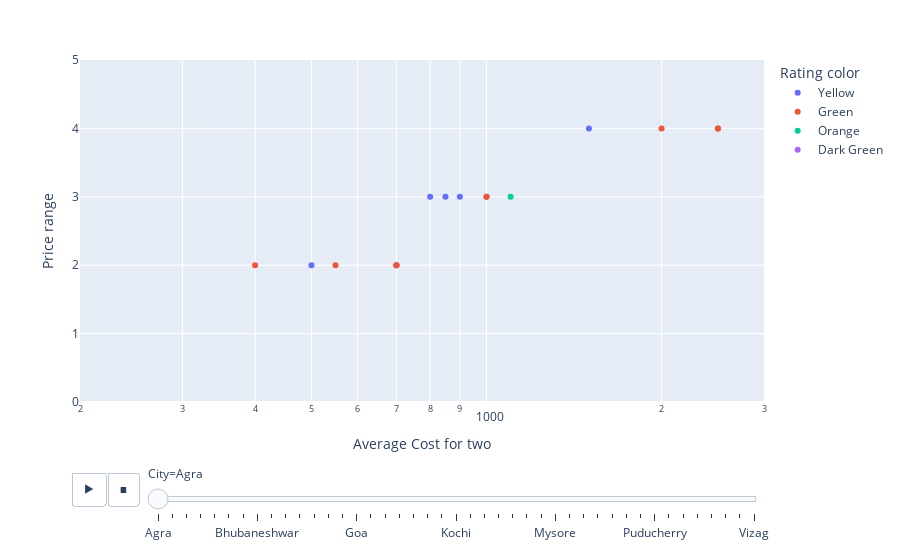

The notebook cell this image was saved under:
### Markdown cell above
# Price range vs avg cost vs cities of India:

### Code cell
df = px.data.gapminder()
N3=df2[(df2.Country == 'India')]
fig = px.scatter(N3, 
                 x="Average Cost for two", 
                 y="Price range", 
                 animation_frame="City", 
                 animation_group="Restaurant Name",
#                  size="pop",     
                 color="Rating color", 
                 hover_data=["City" ,"Restaurant Name"],
                 log_x=True, 
                 size_max=80, 
                 range_x=[200,3000], 
                 range_y=[0,5])

fig.show()

### Figure 1 — Plotly figure (JSON) as saved in the notebook; plotly's stock layout.template omitted (floating-point values rounded to 4 significant figures)
{"data": [{"customdata": [["Agra", "Jahanpanah"], ["Agra", "Rangrezz Restaurant"], ["Agra", "Time2Eat - Mama Chicken"], ["Agra", "G Thal"], ["Agra", "Dawat-e-Nawab - Radisson Blu"], ["Agra", "The Latitude - Radisson Blu"], ["Agra", "Bon Barbecue"], ["Agra", "Chapter 1 Cafe"], ["Agra", "Pind Balluchi"]], "hovertemplate": "Rating color=Yellow<br>City=%{customdata[0]}<br>Average Cost for two=%{x}<br>Price range=%{y}<br>Restaurant Name=%{customdata[1]}<extra></extra>", "ids": ["Jahanpanah", "Rangrezz Restaurant", "Time2Eat - Mama Chicken", "G Thal", "Dawat-e-Nawab - Radisson Blu", "The Latitude - Radisson Blu", "Bon Barbecue", "Chapter 1 Cafe", "Pind Balluchi"], "legendgroup": "Yellow", "marker": {"color": "#636efa", "symbol": "circle"}, "mode": "markers", "name": "Yellow", "orientation": "v", "showlegend": true, "type": "scatter", "x": [850, 700, 500, 800, 3600, 0, 1500, 0, 900], "xaxis": "x", "y": [3, 2, 2, 3, 4, 1, 4, 1, 3], "yaxis": "y"}, {"customdata": [["Agra", "Chokho Jeeman Marwari Jain Bhojanalya"], ["Agra", "Pinch Of Spice"], ["Agra", "MoMo Cafe"], ["Agra", "Peshawri - ITC Mughal"], ["Agra", "Taj Bano - ITC Mughal"], ["Agra", "Dasaprakash Restaurant"], ["Agra", "Pizza Hut"], ["Agra", "Tea'se Me - Rooftop Tea Boutique"], ["Agra", "Thaaliwala"]], "hovertemplate": "Rating color=Green<br>City=%{customdata[0]}<br>Average Cost for two=%{x}<br>Price range=%{y}<br>Restaurant Name=%{customdata[1]}<extra></extra>", "ids": ["Chokho Jeeman Marwari Jain Bhojanalya", "Pinch Of Spice", "MoMo Cafe", "Peshawri - ITC Mughal", "Taj Bano - ITC Mughal", "Dasaprakash Restaurant", "Pizza Hut", "Tea'se Me - Rooftop Tea Boutique", "Thaaliwala"], "legendgroup": "Green", "marker": {"color": "#EF553B", "symbol": "circle"}, "mode": "markers", "name": "Green", "orientation": "v", "showlegend": true, "type": "scatter", "x": [400, 1000, 2000, 2500, 2500, 550, 700, 1000, 700], "xaxis": "x", "y": [2, 3, 4, 4, 4, 2, 2, 3, 2], "yaxis": "y"}, {"customdata": [["Agra", "The Charcoal Chimney"]], "hovertemplate": "Rating color=Orange<br>City=%{customdata[0]}<br>Average Cost for two=%{x}<br>Price range=%{y}<br>Restaurant Name=%{customdata[1]}<extra></extra>", "ids": ["The Charcoal Chimney"], "legendgroup": "Orange", "marker": {"color": "#00cc96", "symbol": "circle"}, "mode": "markers", "name": "Orange", "orientation": "v", "showlegend": true, "type": "scatter", "x": [1100], "xaxis": "x", "y": [3], "yaxis": "y"}, {"customdata": [["Agra", "Sheroes Hangout"]], "hovertemplate": "Rating color=Dark Green<br>City=%{customdata[0]}<br>Average Cost for two=%{x}<br>Price range=%{y}<br>Restaurant Name=%{customdata[1]}<extra></extra>", "ids": ["Sheroes Hangout"], "legendgroup": "Dark Green", "marker": {"color": "#ab63fa", "symbol": "circle"}, "mode": "markers", "name": "Dark Green", "orientation": "v", "showlegend": true, "type": "scatter", "x": [0], "xaxis": "x", "y": [1], "yaxis": "y"}], "layout": {"legend": {"title": {"text": "Rating color"}, "tracegroupgap": 0}, "margin": {"t": 60}, "sliders": [{"active": 0, "currentvalue": {"prefix": "City="}, "len": 0.9, "pad": {"b": 10, "t": 60}, "steps": [{"args": [["Agra"], {"frame": {"duration": 0, "redraw": false}, "fromcurrent": true, "mode": "immediate", "transition": {"duration": 0, "easing": "linear"}}], "label": "Agra", "method": "animate"}, {"args": [["Ahmedabad"], {"frame": {"duration": 0, "redraw": false}, "fromcurrent": true, "mode": "immediate", "transition": {"duration": 0, "easing": "linear"}}], "label": "Ahmedabad", "method": "animate"}, {"args": [["Allahabad"], {"frame": {"duration": 0, "redraw": false}, "fromcurrent": true, "mode": "immediate", "transition": {"duration": 0, "easing": "linear"}}], "label": "Allahabad", "method": "animate"}, {"args": [["Amritsar"], {"frame": {"duration": 0, "redraw": false}, "fromcurrent": true, "mode": "immediate", "transition": {"duration": 0, "easing": "linear"}}], "label": "Amritsar", "method": "animate"}, {"args": [["Aurangabad"], {"frame": {"duration": 0, "redraw": false}, "fromcurrent": true, "mode": "immediate", "transition": {"duration": 0, "easing": "linear"}}], "label": "Aurangabad", "method": "animate"}, {"args": [["Bangalore"], {"frame": {"duration": 0, "redraw": false}, "fromcurrent": true, "mode": "immediate", "transition": {"duration": 0, "easing": "linear"}}], "label": "Bangalore", "method": "animate"}, {"args": [["Bhopal"], {"frame": {"duration": 0, "redraw": false}, "fromcurrent": true, "mode": "immediate", "transition": {"duration": 0, "easing": "linear"}}], "label": "Bhopal", "method": "animate"}, {"args": [["Bhubaneshwar"], {"frame": {"duration": 0, "redraw": false}, "fromcurrent": true, "mode": "immediate", "transition": {"duration": 0, "easing": "linear"}}], "label": "Bhubaneshwar", "method": "animate"}, {"args": [["Chandigarh"], {"frame": {"duration": 0, "redraw": false}, "fromcurrent": true, "mode": "immediate", "transition": {"duration": 0, "easing": "linear"}}], "label": "Chandigarh", "method": "animate"}, {"args": [["Chennai"], {"frame": {"duration": 0, "redraw": false}, "fromcurrent": true, "mode": "immediate", "transition": {"duration": 0, "easing": "linear"}}], "label": "Chennai", "method": "animate"}, {"args": [["Coimbatore"], {"frame": {"duration": 0, "redraw": false}, "fromcurrent": true, "mode": "immediate", "transition": {"duration": 0, "easing": "linear"}}], "label": "Coimbatore", "method": "animate"}, {"args": [["Dehradun"], {"frame": {"duration": 0, "redraw": false}, "fromcurrent": true, "mode": "immediate", "transition": {"duration": 0, "easing": "linear"}}], "label": "Dehradun", "method": "animate"}, {"args": [["Faridabad"], {"frame": {"duration": 0, "redraw": false}, "fromcurrent": true, "mode": "immediate", "transition": {"duration": 0, "easing": "linear"}}], "label": "Faridabad", "method": "animate"}, {"args": [["Ghaziabad"], {"frame": {"duration": 0, "redraw": false}, "fromcurrent": true, "mode": "immediate", "transition": {"duration": 0, "easing": "linear"}}], "label": "Ghaziabad", "method": "animate"}, {"args": [["Goa"], {"frame": {"duration": 0, "redraw": false}, "fromcurrent": true, "mode": "immediate", "transition": {"duration": 0, "easing": "linear"}}], "label": "Goa", "method": "animate"}, {"args": [["Gurgaon"], {"frame": {"duration": 0, "redraw": false}, "fromcurrent": true, "mode": "immediate", "transition": {"duration": 0, "easing": "linear"}}], "label": "Gurgaon", "method": "animate"}, {"args": [["Guwahati"], {"frame": {"duration": 0, "redraw": false}, "fromcurrent": true, "mode": "immediate", "transition": {"duration": 0, "easing": "linear"}}], "label": "Guwahati", "method": "animate"}, {"args": [["Hyderabad"], {"frame": {"duration": 0, "redraw": false}, "fromcurrent": true, "mode": "immediate", "transition": {"duration": 0, "easing": "linear"}}], "label": "Hyderabad", "method": "animate"}, {"args": [["Indore"], {"frame": {"duration": 0, "redraw": false}, "fromcurrent": true, "mode": "immediate", "transition": {"duration": 0, "easing": "linear"}}], "label": "Indore", "method": "animate"}, {"args": [["Jaipur"], {"frame": {"duration": 0, "redraw": false}, "fromcurrent": true, "mode": "immediate", "transition": {"duration": 0, "easing": "linear"}}], "label": "Jaipur", "method": "animate"}, {"args": [["Kanpur"], {"frame": {"duration": 0, "redraw": false}, "fromcurrent": true, "mode": "immediate", "transition": {"duration": 0, "easing": "linear"}}], "label": "Kanpur", "method": "animate"}, {"args": [["Kochi"], {"frame": {"duration": 0, "redraw": false}, "fromcurrent": true, "mode": "immediate", "transition": {"duration": 0, "easing": "linear"}}], "label": "Kochi", "method": "animate"}, {"args": [["Kolkata"], {"frame": {"duration": 0, "redraw": false}, "fromcurrent": true, "mode": "immediate", "transition": {"duration": 0, "easing": "linear"}}], "label": "Kolkata", "method": "animate"}, {"args": [["Lucknow"], {"frame": {"duration": 0, "redraw": false}, "fromcurrent": true, "mode": "immediate", "transition": {"duration": 0, "easing": "linear"}}], "label": "Lucknow", "method": "animate"}, {"args": [["Ludhiana"], {"frame": {"duration": 0, "redraw": false}, "fromcurrent": true, "mode": "immediate", "transition": {"duration": 0, "easing": "linear"}}], "label": "Ludhiana", "method": "animate"}, {"args": [["Mangalore"], {"frame": {"duration": 0, "redraw": false}, "fromcurrent": true, "mode": "immediate", "transition": {"duration": 0, "easing": "linear"}}], "label": "Mangalore", "method": "animate"}, {"args": [["Mohali"], {"frame": {"duration": 0, "redraw": false}, "fromcurrent": true, "mode": "immediate", "transition": {"duration": 0, "easing": "linear"}}], "label": "Mohali", "method": "animate"}, {"args": [["Mumbai"], {"frame": {"duration": 0, "redraw": false}, "fromcurrent": true, "mode": "immediate", "transition": {"duration": 0, "easing": "linear"}}], "label": "Mumbai", "method": "animate"}, {"args": [["Mysore"], {"frame": {"duration": 0, "redraw": false}, "fromcurrent": true, "mode": "immediate", "transition": {"duration": 0, "easing": "linear"}}], "label": "Mysore", "method": "animate"}, {"args": [["Nagpur"], {"frame": {"duration": 0, "redraw": false}, "fromcurrent": true, "mode": "immediate", "transition": {"duration": 0, "easing": "linear"}}], "label": "Nagpur", "method": "animate"}, {"args": [["Nashik"], {"frame": {"duration": 0, "redraw": false}, "fromcurrent": true, "mode": "immediate", "transition": {"duration": 0, "easing": "linear"}}], "label": "Nashik", "method": "animate"}, {"args": [["New Delhi"], {"frame": {"duration": 0, "redraw": false}, "fromcurrent": true, "mode": "immediate", "transition": {"duration": 0, "easing": "linear"}}], "label": "New Delhi", "method": "animate"}, {"args": [["Noida"], {"frame": {"duration": 0, "redraw": false}, "fromcurrent": true, "mode": "immediate", "transition": {"duration": 0, "easing": "linear"}}], "label": "Noida", "method": "animate"}, {"args": [["Panchkula"], {"frame": {"duration": 0, "redraw": false}, "fromcurrent": true, "mode": "immediate", "transition": {"duration": 0, "easing": "linear"}}], "label": "Panchkula", "method": "animate"}, {"args": [["Patna"], {"frame": {"duration": 0, "redraw": false}, "fromcurrent": true, "mode": "immediate", "transition": {"duration": 0, "easing": "linear"}}], "label": "Patna", "method": "animate"}, {"args": [["Puducherry"], {"frame": {"duration": 0, "redraw": false}, "fromcurrent": true, "mode": "immediate", "transition": {"duration": 0, "easing": "linear"}}], "label": "Puducherry", "method": "animate"}, {"args": [["Pune"], {"frame": {"duration": 0, "redraw": false}, "fromcurrent": true, "mode": "immediate", "transition": {"duration": 0, "easing": "linear"}}], "label": "Pune", "method": "animate"}, {"args": [["Ranchi"], {"frame": {"duration": 0, "redraw": false}, "fromcurrent": true, "mode": "immediate", "transition": {"duration": 0, "easing": "linear"}}], "label": "Ranchi", "method": "animate"}, {"args": [["Secunderabad"], {"frame": {"duration": 0, "redraw": false}, "fromcurrent": true, "mode": "immediate", "transition": {"duration": 0, "easing": "linear"}}], "label": "Secunderabad", "method": "animate"}, {"args": [["Surat"], {"frame": {"duration": 0, "redraw": false}, "fromcurrent": true, "mode": "immediate", "transition": {"duration": 0, "easing": "linear"}}], "label": "Surat", "method": "animate"}, {"args": [["Vadodara"], {"frame": {"duration": 0, "redraw": false}, "fromcurrent": true, "mode": "immediate", "transition": {"duration": 0, "easing": "linear"}}], "label": "Vadodara", "method": "animate"}, {"args": [["Varanasi"], {"frame": {"duration": 0, "redraw": false}, "fromcurrent": true, "mode": "immediate", "transition": {"duration": 0, "easing": "linear"}}], "label": "Varanasi", "method": "animate"}, {"args": [["Vizag"], {"frame": {"duration": 0, "redraw": false}, "fromcurrent": true, "mode": "immediate", "transition": {"duration": 0, "easing": "linear"}}], "label": "Vizag", "method": "animate"}], "x": 0.1, "xanchor": "left", "y": 0, "yanchor": "top"}], "updatemenus": [{"buttons": [{"args": [null, {"frame": {"duration": 500, "redraw": false}, "fromcurrent": true, "mode": "immediate", "transition": {"duration": 500, "easing": "linear"}}], "label": "&#9654;", "method": "animate"}, {"args": [[null], {"frame": {"duration": 0, "redraw": false}, "fromcurrent": true, "mode": "immediate", "transition": {"duration": 0, "easing": "linear"}}], "label": "&#9724;", "method": "animate"}], "direction": "left", "pad": {"r": 10, "t": 70}, "showactive": false, "type": "buttons", "x": 0.1, "xanchor": "right", "y": 0, "yanchor": "top"}], "xaxis": {"anchor": "y", "domain": [0, 1], "range": [2.301, 3.477], "title": {"text": "Average Cost for two"}, "type": "log"}, "yaxis": {"anchor": "x", "domain": [0, 1], "range": [0, 5], "title": {"text": "Price range"}}}}
